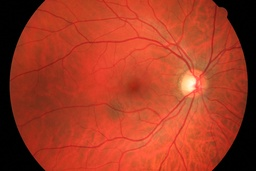
#> input picture healthy/01_h.jpg, 256 x 171 px, shrunk from 3504 x 2336 before the run; its folder holds only this picture in this run
$ python main_20200507020745.py
#> lines starting #> are read from the running program, lines starting #| are printed output that depends on the picture
from glob import glob

import cv2
import numpy as np
from skimage.exposure import rescale_intensity, equalize_adapthist
from skimage.filters import frangi
import matplotlib.pyplot as plt

fig, ax = plt.subplots(ncols=3)
for a in ax:
    a.axis('off')

for path in glob("healthy/*.jpg"):
    img = cv2.imread(path)
#> img is the input picture: shape (171, 256, 3); mean B, G, R 35.2, 58.1, 165.4

    img = equalize_adapthist(img)
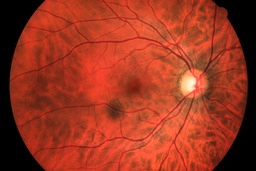
#> img: shape (171, 256, 3) float64; mean B, G, R 0.13, 0.214, 0.61

    # [9 lines of commented-out code are left out]

    ax[0].imshow(img, cmap=plt.cm.gray)
    ax[0].set_title('Original image')

    # ax[1].imshow(frangi(green), cmap=plt.cm.gray)
    # ax[1].set_title('Frangi filter result')

    # ax[2].imshow(green, cmap=plt.cm.gray)
    # ax[2].set_title('green')


    plt.tight_layout()
    plt.show()
    break

    # cv2.waitKey(0)
    # cv2.destroyAllWindows()
    # break

$ run again, on healthy/06_h.jpg
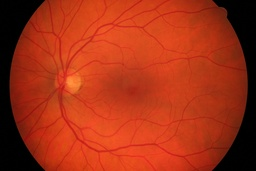
#> input picture healthy/06_h.jpg, 256 x 171 px, shrunk from 3504 x 2336 before the run
#> img is the input picture: shape (171, 256, 3); mean B, G, R 21.3, 49.2, 163.7
#> `img = equalize_adapthist(img)`:
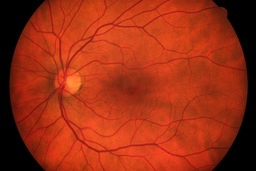
#> img: shape (171, 256, 3) float64; mean B, G, R 0.0801, 0.185, 0.615
